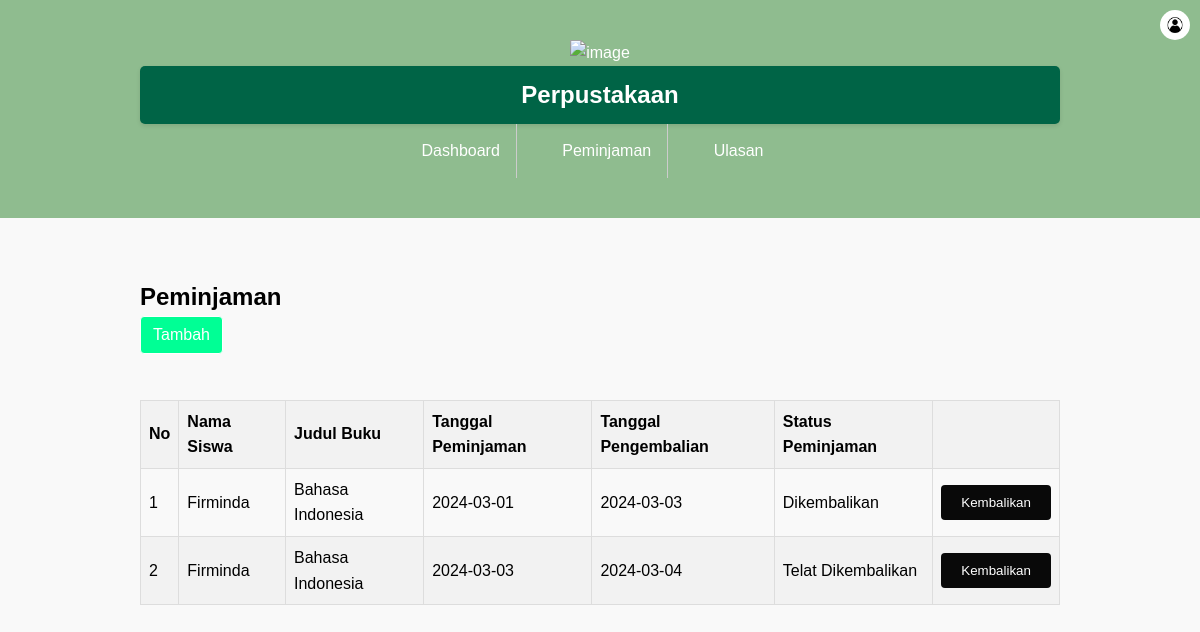
The app's page /tampil_pinjam2.php (signed in) with its own data.
### tables this page shows
CREATE TABLE `peminjaman` (
  `peminjamanid` int(11) NOT NULL,
  `userid` int(11) NOT NULL,
  `bukuid` int(11) NOT NULL,
  `tanggalpeminjaman` date NOT NULL,
  `tanggalpengembalian` date NOT NULL,
  `statuspeminjaman` varchar(20) NOT NULL
);

CREATE TABLE `user` (
  `userid` int(11) NOT NULL,
  `username` varchar(20) NOT NULL,
  `password` varchar(20) NOT NULL,
  `email` varchar(20) NOT NULL,
  `namalengkap` varchar(20) NOT NULL,
  `alamat` text NOT NULL,
  `level` enum('Admin','Petugas','Peminjam') NOT NULL
);

CREATE TABLE `buku` (
  `bukuid` int(11) NOT NULL,
  `judul` varchar(25) NOT NULL,
  `penulis` varchar(25) NOT NULL,
  `penerbit` varchar(25) NOT NULL,
  `tahunterbit` int(11) NOT NULL
);

### tampil_pinjam2.php (the view, shortened to what this page needs)
<?php
include('koneksi.php');
$userid = $_SESSION['userid'];
$no = 1;
$query = "SELECT peminjaman.*, user.namalengkap, buku.judul
          FROM peminjaman
          INNER JOIN user ON peminjaman.userid = user.userid
          INNER JOIN buku ON peminjaman.bukuid = buku.bukuid
          WHERE peminjaman.userid = '$userid'";
$result = mysqli_query($conn, $query);
?>
<!DOCTYPE html>
<html>
<head>
</head>
<body>
<?php include "header2.php"; ?>
<section class="content">
    <div class="container">
        <table class="content-table">
            <div class="card-body">
                <div class="table-responsive">
                    <div class="card-body">
                        <div class="table-responsive">
                            <div>
                                <h1>Peminjaman</h1>
                                <a href="peminjaman2.php" class="btn btn-primary">
                                    <i class="fa fa-edit"></i> Tambah</a>
                                <link rel="stylesheet" href="styles.css">
                            </div>
                            <br>
                            <table id="example1" class="table table-bordered table-striped">
                                <thead>
                                    <tr>
                                        <th>No</th>
                                        <th>Nama Siswa</th>
                                        <th>Judul Buku</th>
                                        <th>Tanggal Peminjaman</th>
                                        <th>Tanggal Pengembalian</th>
                                        <th>Status Peminjaman</th>
                                        <th></th>
                                    </tr>
                                </thead>
                                <tbody>
                                    <?php
                                    while($row = mysqli_fetch_assoc($result)) {
                                        echo "<tr>";
                                        echo "<td>" . $no++ . "</td>";
                                        echo "<td>" . $row['namalengkap'] . "</td>";
                                        echo "<td>" . $row['judul'] . "</td>";
                                        echo "<td>" . $row['tanggalpeminjaman'] . "</td>";
                                        echo "<td>" . $row['tanggalpengembalian'] . "</td>";
                                        echo "<td>" . $row['statuspeminjaman'] . "</td>";
                                        echo "<td><a href='verifikasi_kembali2.php?id=" . $row['peminjamanid'] . "'><button>Kembalikan</button></a></td>";
                                        echo "</tr>";
                                    }
                                    ?>
                                </tbody>
                            </table>
                        </div>
                    </div>
                </div>
            </div>
        </section>
</body>
</html>

### styles.css (style rules this page uses)
* { margin: 0; padding: 0; box-sizing: border-box; }
body { font-family: Arial, sans-serif; line-height: 1.6; background-color: #f9f9f9; }
.container { width: 80%; margin: 0 auto; }
.content { padding: 40px 0; }
.btn { background-color: #333; color: #fff; padding: 10px 20px; text-decoration: none; border-radius: 5px; }
table { width: 100%; border-collapse: collapse; margin-bottom: 20px; }
table th, table td { padding: 8px; border: 1px solid #ddd; text-align: left; }
table th { background-color: #f2f2f2; }
table tr:nth-child(even) { background-color: #f2f2f2; }
button { background-color: #090909; color: white; padding: 10px 20px; border: none; border-radius: 4px; cursor: pointer; }
.content-table { width: 100%; border-collapse: collapse; margin-bottom: 20px; box-shadow: 0 4px 8px rgba(0, 0, 0, 0.1); border-radius: 10px; }
.container { width: 80%; margin: 0 auto; padding: 20px; }
.btn { display: inline-block; font-weight: 400; color: #212529; text-align: center; vertical-align: middle; -webkit-user-select: none; -moz-user-select: none; -ms-user-select: none; user-select: none; background-color: transparent; border: 1px solid transparent; padding: .375rem .75rem; font-size: 1rem; line-height: 1.5; border-radius: .25rem; transition: color .15s ease-in-out,background-color .15s ease-in-out,border-color .15s ease-in-out,box-shadow .15s ease-in-out; }
.btn-primary { color: #fff; background-color: #007bff; border-color: #007bff; }
table { border-collapse: collapse; width: 100%; }
th, td { padding: 8px; text-align: left; border-bottom: 1px solid #ddd; }
th { background-color: #f2f2f2; }
.btn-primary { color: #fff; background-color: #00ff95; border-color: #ffffff; }

### records on screen
peminjaman: userid.namalengkap "Firminda", bukuid.judul "Bahasa Indonesia", tanggalpeminjaman "2024-03-01", tanggalpengembalian "2024-03-03", statuspeminjaman "Dikembalikan"
peminjaman: userid.namalengkap "Firminda", bukuid.judul "Bahasa Indonesia", tanggalpeminjaman "2024-03-03", tanggalpengembalian "2024-03-04", statuspeminjaman "Telat Dikembalikan"
